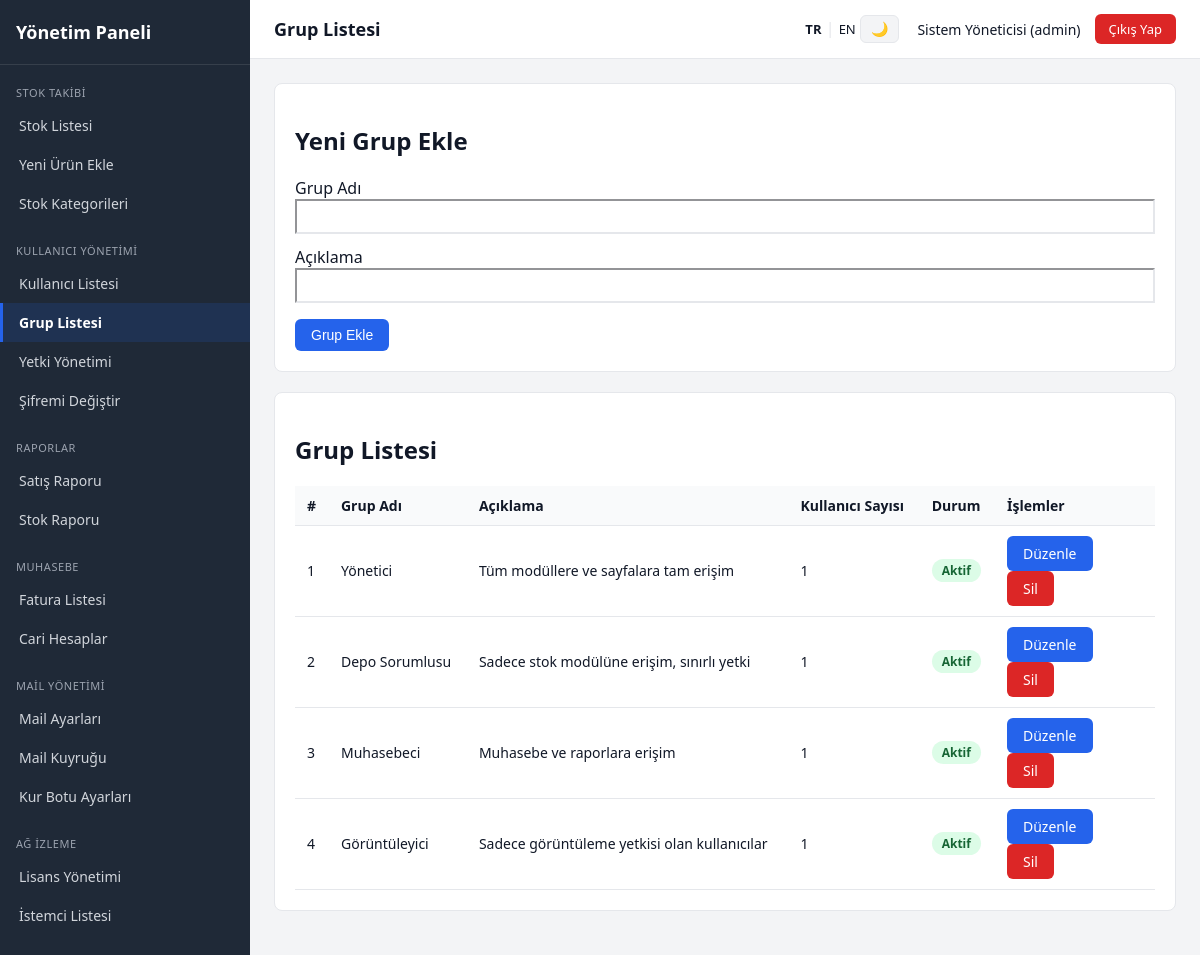
Page /index.php?page=grup_listesi (signed in) on the committed database.
### tables this page shows
CREATE TABLE menus (
    id INT AUTO_INCREMENT PRIMARY KEY,
    module_id INT NOT NULL,
    parent_id INT DEFAULT NULL,
    page_id INT DEFAULT NULL,
    menu_title VARCHAR(150) NOT NULL,
    icon VARCHAR(50) DEFAULT NULL,
    sort_order INT DEFAULT 0,
    is_active TINYINT(1) DEFAULT 1,
    FOREIGN KEY (module_id) REFERENCES modules(id) ON DELETE CASCADE,
    FOREIGN KEY (page_id) REFERENCES pages(id) ON DELETE SET NULL,
    FOREIGN KEY (parent_id) REFERENCES menus(id) ON DELETE CASCADE
);

CREATE TABLE pages (
    id INT AUTO_INCREMENT PRIMARY KEY,
    module_id INT NOT NULL,
    page_key VARCHAR(100) NOT NULL UNIQUE,
    page_title VARCHAR(150) NOT NULL,
    file_path VARCHAR(255) NOT NULL,
    sort_order INT DEFAULT 0,
    is_active TINYINT(1) DEFAULT 1,
    created_at DATETIME DEFAULT CURRENT_TIMESTAMP,
    FOREIGN KEY (module_id) REFERENCES modules(id) ON DELETE CASCADE
);

CREATE TABLE groups_table (
    id INT AUTO_INCREMENT PRIMARY KEY,
    group_name VARCHAR(100) NOT NULL UNIQUE,
    description VARCHAR(255) DEFAULT NULL,
    is_active TINYINT(1) DEFAULT 1,
    created_at DATETIME DEFAULT CURRENT_TIMESTAMP
);

### includes/lang.php (called while the page is built, shortened)
<?php
function currentLang(): string
{
    $lang = $_COOKIE['panel_lang'] ?? 'tr';
    return in_array($lang, ['tr', 'en'], true) ? $lang : 'tr';
}
function currentTheme(): string
{
    $theme = $_COOKIE['panel_theme'] ?? 'light';
    return in_array($theme, ['light', 'dark'], true) ? $theme : 'light';
}
function t(string $key): string
{
    $lang = currentLang();
    return $GLOBALS['__PANEL_STRINGS'][$lang][$key] ?? $key;
}

### includes/functions.php (called while the page is built, shortened)
<?php
function getPageByKey(PDO $pdo, string $pageKey): ?array
{
    $stmt = $pdo->prepare(
        "SELECT p.*, m.module_name, m.module_key
         FROM pages p
         INNER JOIN modules m ON m.id = p.module_id
         WHERE p.page_key = :page_key AND p.is_active = 1
         LIMIT 1"
    );
    $stmt->execute(['page_key' => $pageKey]);
    $page = $stmt->fetch();
    return $page ?: null;
}
function groupHasPermission(PDO $pdo, int $groupId, int $pageId, string $action): bool
{
    $column = match ($action) {
        'view'   => 'can_view',
        'add'    => 'can_add',
        'update' => 'can_update',
        'delete' => 'can_delete',
        default  => null,
    };
    $stmt = $pdo->prepare(
        "SELECT {$column} FROM group_page_permissions
         WHERE group_id = :group_id AND page_id = :page_id
         LIMIT 1"
    );
    $stmt->execute(['group_id' => $groupId, 'page_id' => $pageId]);
    $row = $stmt->fetch();
    return $row && (int)$row[$column] === 1;
}
function getMenuForGroup(PDO $pdo, int $groupId): array
{
    $sql = "
        SELECT
            mo.id            AS module_id,
            mo.module_name,
            mo.module_key,
            mo.icon          AS module_icon,
            mo.sort_order    AS module_sort,
            me.id            AS menu_id,
            me.menu_title,
            me.icon          AS menu_icon,
            me.sort_order    AS menu_sort,
            pg.page_key,
            pg.page_title
        FROM group_page_permissions gpp
        INNER JOIN pages pg   ON pg.id = gpp.page_id
        INNER JOIN modules mo ON mo.id = pg.module_id
        INNER JOIN menus me   ON me.page_id = pg.id
        WHERE gpp.group_id = :group_id
          AND gpp.can_view = 1
          AND pg.is_active = 1
          AND mo.is_active = 1
          AND me.is_active = 1
        ORDER BY mo.sort_order ASC, me.sort_order ASC
    ";
    $stmt = $pdo->prepare($sql);
    $stmt->execute(['group_id' => $groupId]);
    $rows = $stmt->fetchAll();
    $menu = [];
    foreach ($rows as $row) {
        $modKey = $row['module_key'];
        if (!isset($menu[$modKey])) {
            $menu[$modKey] = [
                'module_id'   => $row['module_id'],
                'module_name' => $row['module_name'],
                'module_icon' => $row['module_icon'],
                'items'       => [],
            ];
        }
        $menu[$modKey]['items'][] = [
            'menu_title' => $row['menu_title'],
            'menu_icon'  => $row['menu_icon'],
            'page_key'   => $row['page_key'],
        ];
    }
    return $menu;
}
function e(string $value): string
{
    return htmlspecialchars($value, ENT_QUOTES, 'UTF-8');
}

### includes/auth.php (called while the page is built, shortened)
<?php
function currentGroupId(): int
{
    return (int)($_SESSION['group_id'] ?? 0);
}
function currentUsername(): string
{
    return $_SESSION['username'] ?? '';
}
function currentFullName(): string
{
    return $_SESSION['full_name'] ?? '';
}
function requirePermission(PDO $pdo, int $pageId, string $action = 'view'): void
{
    $groupId = currentGroupId();
    if (!groupHasPermission($pdo, $groupId, $pageId, $action)) {
        http_response_code(403);
        include __DIR__ . '/../403.php';
        exit;
    }
}

### modules/kullanici_yonetimi/gruplar.php (the view, shortened to what this page needs)
<?php
$editingGroup = null;
$groups = $pdo->query(
    "SELECT g.*, (SELECT COUNT(*) FROM users u WHERE u.group_id = g.id) AS user_count
     FROM groups_table g
     ORDER BY g.id ASC"
)->fetchAll();
?>
<?php if ($editingGroup): ?>
    <div class="card">
        <h2>Grubu Düzenle</h2>
        <form method="post" action="index.php?page=grup_listesi">
            <input type="hidden" name="update_id" value="<?= (int)$editingGroup['id'] ?>">
            <label>Grup Adı</label>
            <input type="text" name="group_name" value="<?= e($editingGroup['group_name']) ?>"
                   style="width:100%;padding:8px;margin-bottom:12px;" required>
            <label>Açıklama</label>
            <input type="text" name="description" value="<?= e($editingGroup['description'] ?? '') ?>"
                   style="width:100%;padding:8px;margin-bottom:12px;">
            <label style="display:flex; align-items:center; gap:8px; margin-bottom:16px;">
                <input type="checkbox" name="is_active" value="1" <?= $editingGroup['is_active'] ? 'checked' : '' ?>>
                Aktif
            </label>
            <button type="submit" class="btn btn-success">Güncelle</button>
            <a href="index.php?page=grup_listesi" class="btn" style="background:#e5e7eb;">Vazgeç</a>
        </form>
    </div>
<?php else: ?>
    <?php if ($canAdd): ?>
    <div class="card">
        <h2>Yeni Grup Ekle</h2>
        <form method="post" action="index.php?page=grup_listesi">
            <label>Grup Adı</label>
            <input type="text" name="group_name" style="width:100%;padding:8px;margin-bottom:12px;" required>
            <label>Açıklama</label>
            <input type="text" name="description" style="width:100%;padding:8px;margin-bottom:16px;">
            <button type="submit" class="btn btn-primary">Grup Ekle</button>
        </form>
    </div>
    <?php endif; ?>
    <div class="card">
        <h2>Grup Listesi</h2>
        <table class="data-table">
            <thead>
            <tr>
                <th>#</th>
                <th>Grup Adı</th>
                <th>Açıklama</th>
                <th>Kullanıcı Sayısı</th>
                <th>Durum</th>
                <?php if ($canUpdate || $canDelete): ?><th style="width:160px;">İşlemler</th><?php endif; ?>
            </tr>
            </thead>
            <tbody>
            <?php foreach ($groups as $g): ?>
                <tr>
                    <td><?= (int)$g['id'] ?></td>
                    <td><?= e($g['group_name']) ?></td>
                    <td><?= e($g['description'] ?? '-') ?></td>
                    <td><?= (int)$g['user_count'] ?></td>
                    <td>
                        <?php if ($g['is_active']): ?>
                            <span class="badge badge-yes">Aktif</span>
                        <?php else: ?>
                            <span class="badge badge-no">Pasif</span>
                        <?php endif; ?>
                    </td>
                    <?php if ($canUpdate || $canDelete): ?>
                        <td>
                            <?php if ($canUpdate): ?>
                                <a href="index.php?page=grup_listesi&edit=<?= (int)$g['id'] ?>" class="btn btn-primary">Düzenle</a>
                            <?php endif; ?>
                            <?php if ($canDelete): ?>
                                <a href="index.php?page=grup_listesi&delete=<?= (int)$g['id'] ?>"
                                   class="btn btn-danger"
                                   onclick="return confirm('Bu grubu silmek istediğinize emin misiniz?');">Sil</a>
                            <?php endif; ?>
                        </td>
                    <?php endif; ?>
                </tr>
            <?php endforeach; ?>
            </tbody>
        </table>
    </div>
<?php endif; ?>

### includes/header.php (shortened to what this page needs)
<!DOCTYPE html>
<html lang="<?= e(currentLang()) ?>" data-theme="<?= e(currentTheme()) ?>">
<head>
    <link rel="stylesheet" href="assets/css/style.css">
</head>
<body>
<div class="app-shell">
    <aside class="sidebar">
        <div class="sidebar-brand"><?= e(t('brand_title')) ?></div>
        <nav class="sidebar-menu">
            <?php foreach ($menuData as $moduleKey => $module): ?>
                <div class="menu-module">
                    <div class="menu-module-title"><?= e($module['module_name']) ?></div>
                    <ul>
                        <?php foreach ($module['items'] as $item): ?>
                            <li>
                                <a href="index.php?page=<?= urlencode($item['page_key']) ?>"
                                   class="<?= ($currentPageKey ?? '') === $item['page_key'] ? 'active' : '' ?>">
                                    <?= e($item['menu_title']) ?>
                                </a>
                            </li>
                        <?php endforeach; ?>
                    </ul>
                </div>
            <?php endforeach; ?>
        </nav>
    </aside>
    <div class="main-area">
        <header class="topbar">
            <div class="topbar-title"><?= e($pageTitle ?? '') ?></div>
            <div style="display:flex; align-items:center; gap:18px;">
                <div class="topbar-controls">
                    <a href="javascript:void(0)" onclick="panelSwitchLang('tr')"
                       style="font-weight:<?= currentLang() === 'tr' ? '700' : '400' ?>;">TR</a>
                    <span style="color:var(--border-color);">|</span>
                    <a href="javascript:void(0)" onclick="panelSwitchLang('en')"
                       style="font-weight:<?= currentLang() === 'en' ? '700' : '400' ?>;">EN</a>
                    <button type="button" class="btn btn-theme" onclick="panelToggleTheme()"
                            title="<?= currentTheme() === 'light' ? e(t('theme_dark_tooltip')) : e(t('theme_light_tooltip')) ?>">
                        <?= currentTheme() === 'light' ? '🌙' : '☀️' ?>
                    </button>
                </div>
                <div class="topbar-user">
                    <span><?= e(currentFullName()) ?> (<?= e(currentUsername()) ?>)</span>
                    <a href="logout.php" class="btn-logout"><?= e(t('logout')) ?></a>
                </div>
            </div>
        </header>
        <main class="content-area">

### assets/css/style.css (style rules this page uses)
:root { --sidebar-bg: #1f2937; --sidebar-text: #d1d5db; --sidebar-active: #2563eb; --topbar-bg: #ffffff; --content-bg: #f3f4f6; --border-color: #e5e7eb; --text-dark: #111827; --accent: #2563eb; --danger: #dc2626; --success: #16a34a; --card-bg: #ffffff; --table-header-bg: #f9fafb; --input-bg: #ffffff; }
* { box-sizing: border-box; }
body { margin: 0; font-family: 'Segoe UI', Arial, sans-serif; background: var(--content-bg); color: var(--text-dark); }
.app-shell { display: flex; min-height: 100vh; }
.sidebar { width: 250px; background: var(--sidebar-bg); color: var(--sidebar-text); flex-shrink: 0; padding: 0 0 20px 0; }
.sidebar-brand { padding: 20px 16px; font-size: 18px; font-weight: 600; color: #fff; border-bottom: 1px solid rgba(255,255,255,0.1); }
.menu-module { margin-top: 14px; }
.menu-module-title { font-size: 11px; text-transform: uppercase; letter-spacing: 0.05em; color: #9ca3af; padding: 6px 16px; }
.sidebar-menu ul { list-style: none; margin: 0; padding: 0; }
.sidebar-menu a { display: block; padding: 10px 16px; color: var(--sidebar-text); text-decoration: none; font-size: 14px; border-left: 3px solid transparent; }
.sidebar-menu a.active { background: rgba(37,99,235,0.15); border-left-color: var(--sidebar-active); color: #fff; font-weight: 600; }
.main-area { flex: 1; display: flex; flex-direction: column; min-width: 0; }
.topbar { background: var(--topbar-bg); border-bottom: 1px solid var(--border-color); padding: 14px 24px; display: flex; align-items: center; justify-content: space-between; }
.topbar-title { font-size: 18px; font-weight: 600; }
.topbar-user { display: flex; align-items: center; gap: 14px; font-size: 14px; }
.btn-logout { background: var(--danger); color: #fff; padding: 6px 14px; border-radius: 6px; text-decoration: none; font-size: 13px; }
.content-area { padding: 24px; flex: 1; }
.card { background: var(--card-bg); border: 1px solid var(--border-color); border-radius: 8px; padding: 20px; margin-bottom: 20px; }
table.data-table { width: 100%; border-collapse: collapse; font-size: 14px; }
table.data-table th, table.data-table td { text-align: left; padding: 10px 12px; border-bottom: 1px solid var(--border-color); }
table.data-table th { background: var(--table-header-bg); font-weight: 600; color: var(--text-dark); }
table.data-table td { color: var(--text-dark); }
.btn { display: inline-block; padding: 8px 16px; border-radius: 6px; text-decoration: none; font-size: 14px; border: none; cursor: pointer; }
.btn-primary { background: var(--accent); color: #fff; }
.btn-danger { background: var(--danger); color: #fff; }
.badge { display: inline-block; padding: 3px 10px; border-radius: 999px; font-size: 12px; font-weight: 600; }
.badge-yes { background: #dcfce7; color: #166534; }
.content-area input, .content-area select, .content-area textarea { background: var(--input-bg); color: var(--text-dark); border-color: var(--border-color); }
.topbar-controls a { text-decoration: none; color: var(--text-dark); font-size: 13px; }
.topbar-controls .btn-theme { background: var(--content-bg); border: 1px solid var(--border-color); padding: 5px 10px; font-size: 14px; }

### rows in the picture
menus: menu_title "Stok Listesi"
menus: menu_title "Yeni Ürün Ekle"
menus: menu_title "Stok Kategorileri"
menus: menu_title "Kullanıcı Listesi"
menus: menu_title "Grup Listesi"
menus: menu_title "Yetki Yönetimi"
menus: menu_title "Şifremi Değiştir"
menus: menu_title "Satış Raporu"
menus: menu_title "Stok Raporu"
menus: menu_title "Fatura Listesi"
menus: menu_title "Cari Hesaplar"
menus: menu_title "Mail Ayarları"
menus: menu_title "Mail Kuyruğu"
menus: menu_title "Kur Botu Ayarları"
menus: menu_title "Lisans Yönetimi"
menus: menu_title "İstemci Listesi"
pages: page_title "Grup Listesi"
groups_table: id "1", group_name "Yönetici", description "Tüm modüllere ve sayfalara tam erişim", user_count "1", is_active "Aktif"
groups_table: id "2", group_name "Depo Sorumlusu", description "Sadece stok modülüne erişim, sınırlı yetki", user_count "1", is_active "Aktif"
groups_table: id "3", group_name "Muhasebeci", description "Muhasebe ve raporlara erişim", user_count "1", is_active "Aktif"
groups_table: id "4", group_name "Görüntüleyici", description "Sadece görüntüleme yetkisi olan kullanıcılar", user_count "1", is_active "Aktif"

### other values in the picture
t('brand_title') "Yönetim Paneli"
$module['module_name'] "STOK TAKIBI"
$module['module_name'] "KULLANICI YÖNETIMI"
$module['module_name'] "RAPORLAR"
$module['module_name'] "MUHASEBE"
$module['module_name'] "MAIL YÖNETIMI"
$module['module_name'] "AĞ İZLEME"
currentFullName() "Sistem Yöneticisi"
currentUsername() "admin"
t('logout') "Çıkış Yap"
